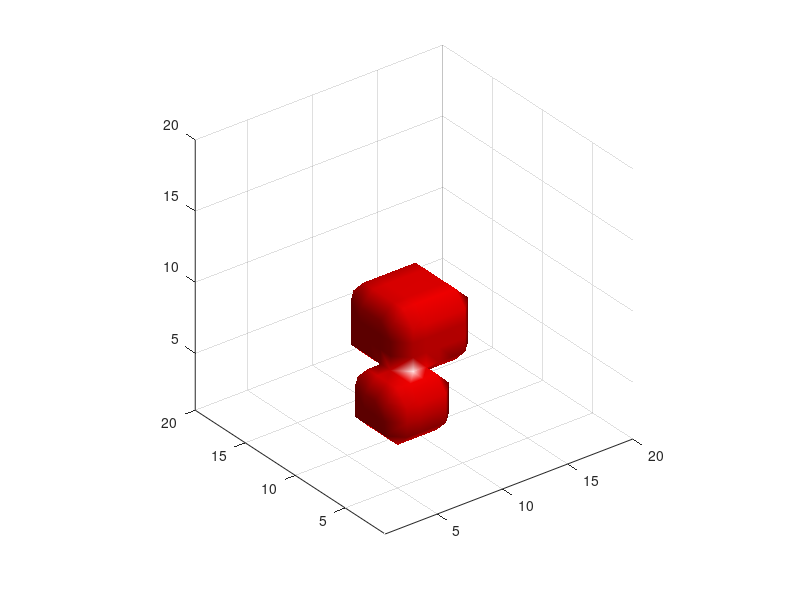

MATLAB code for this plot:
% https://ww2.mathworks.cn/matlabcentral/answers/113066-help-on-matlab-isosurface-3d-object-projects-to-2-d-plane

% mesh:
xx=1:20;
yy=1:20;
zz=1:20;
[X,Y,Z] = meshgrid(xx,yy,zz);
%init the test volume data test
test = zeros(size(X));
%small cube at lower
test(5:8,5:8,5:7)=50;
%large cube at higher
test(7:11,7:11,8:11)=60;
%isosurface
p= patch(isosurface(X,Y,Z,test,1));
isonormals(X,Y,Z,test,p)
set(p,'FaceColor','red','EdgeColor','none');
daspect([1 1 1])
view(3); axis([1,20,1,20,1,20])
camlight 
lighting gouraud
grid on
